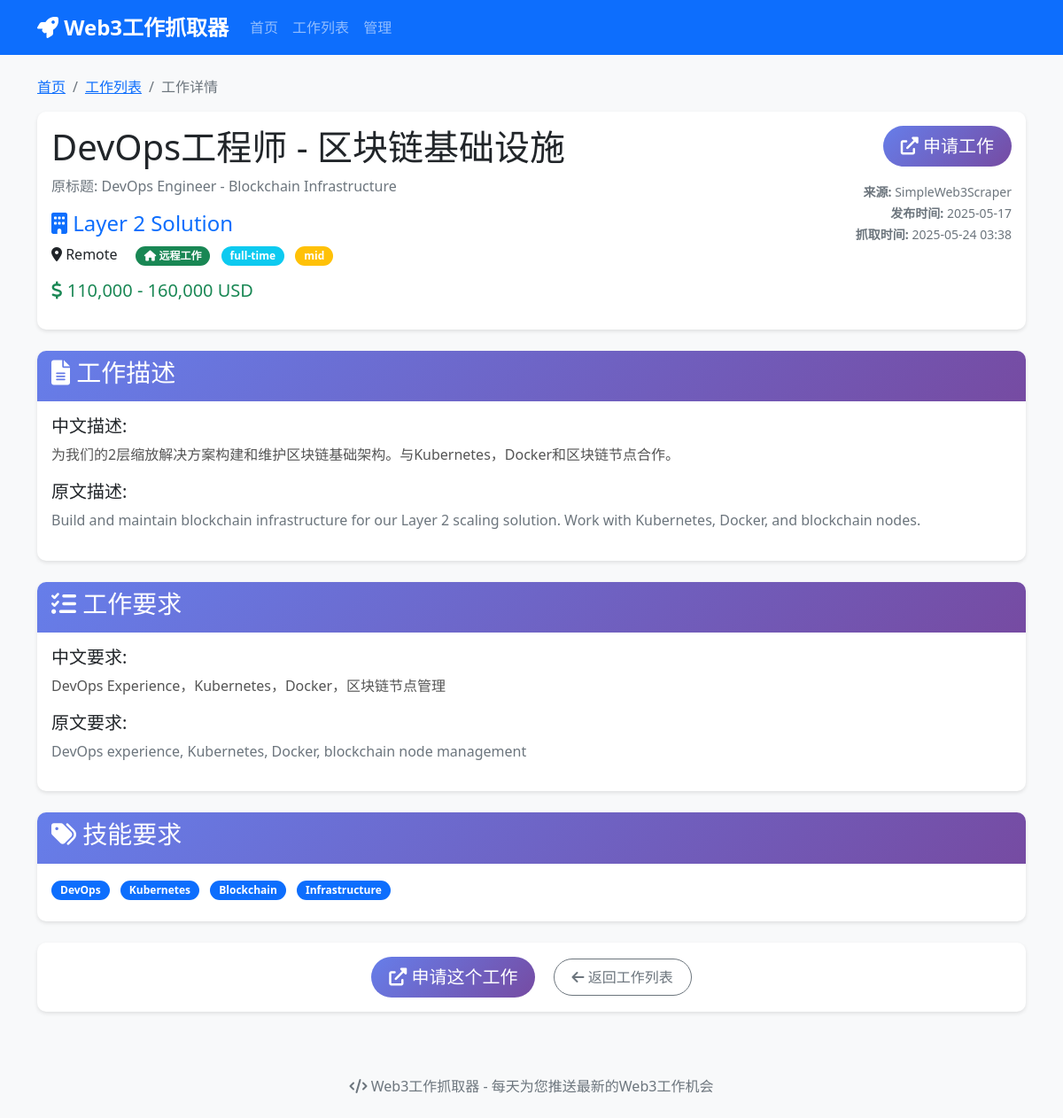
The page /job/21 on the database as committed earlier.
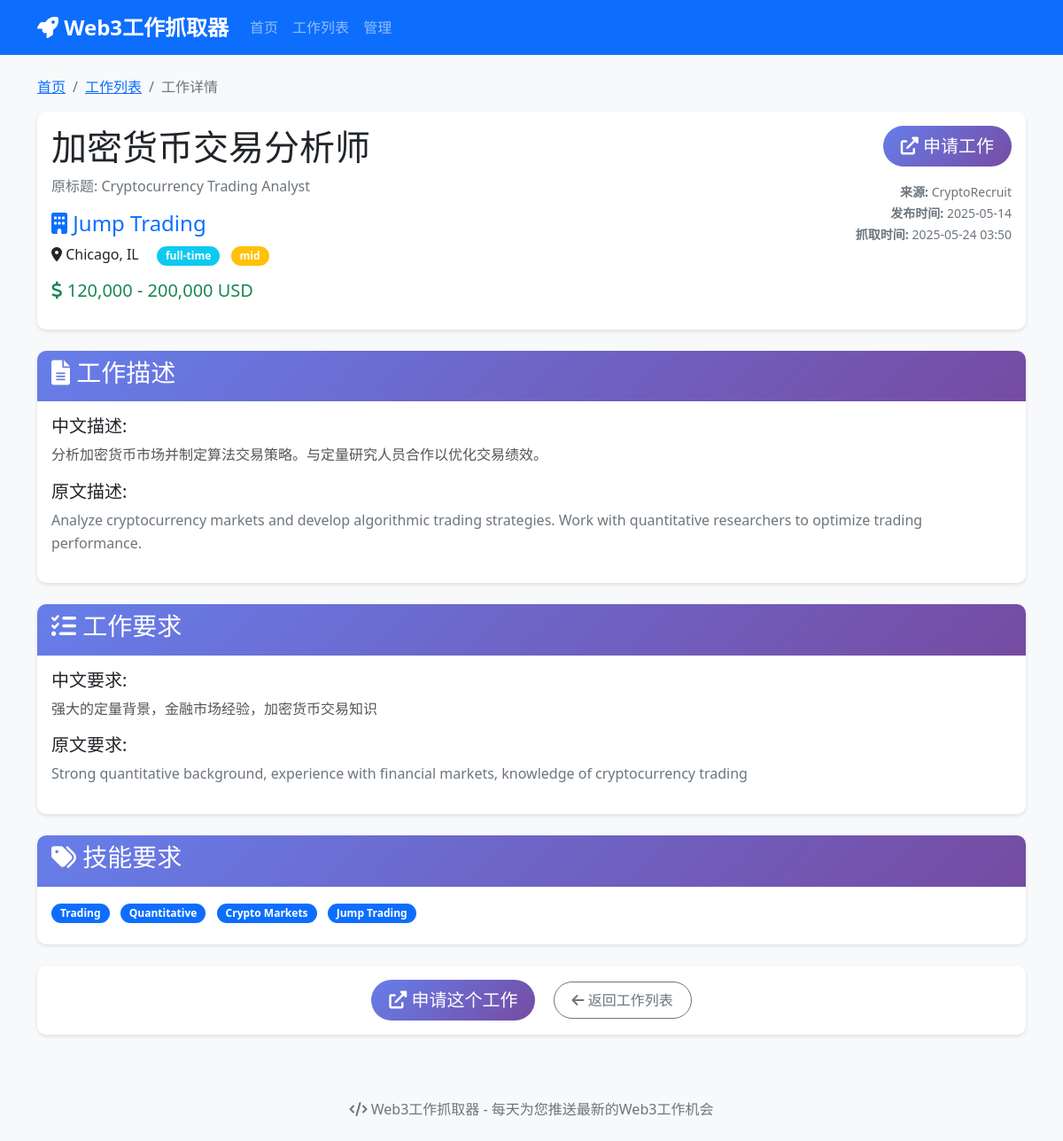
The same page on the database as committed later.
### app/models/job.py (models this page shows, shortened)
class Job(Base):
    __tablename__ = "jobs"
    id = Column(Integer, primary_key=True, index=True)
    title = Column(String(255), nullable=False)
    title_zh = Column(String(255))  # 中文标题
    company = Column(String(255), nullable=False)
    location = Column(String(255))
    remote = Column(Boolean, default=False)
    salary_min = Column(Float)
    salary_max = Column(Float)
    currency = Column(String(10), default="USD")
    description = Column(Text)
    description_zh = Column(Text)  # 中文描述
    requirements = Column(Text)
    requirements_zh = Column(Text)  # 中文要求
    url = Column(String(500), unique=True, nullable=False)
    source_website = Column(String(100), nullable=False)
    job_type = Column(String(50))  # full-time, part-time, contract
    experience_level = Column(String(50))  # junior, mid, senior
    tags = Column(String(500))  # 技能标签，逗号分隔
    posted_date = Column(DateTime)
    scraped_date = Column(DateTime, default=func.now())
    is_active = Column(Boolean, default=True)
    is_translated = Column(Boolean, default=False)

### app/main.py (the view)
@app.get("/job/{job_id}", response_class=HTMLResponse)
async def job_detail(request: Request, job_id: int, db: Session = Depends(get_db)):
    job = db.query(Job).filter(Job.id == job_id).first()
    if not job:
        raise HTTPException(status_code=404, detail="工作不存在")
    return templates.TemplateResponse("job_detail.html", {
        "request": request,
        "job": job
    })

### app/templates/job_detail.html (shortened to what this page needs)
{% extends "base.html" %}
{% block content %}
<div class="row">
    <div class="col-12">
        <nav aria-label="breadcrumb">
            <ol class="breadcrumb">
                <li class="breadcrumb-item"><a href="/">首页</a></li>
                <li class="breadcrumb-item"><a href="/jobs">工作列表</a></li>
                <li class="breadcrumb-item active">工作详情</li>
            </ol>
        </nav>
        <div class="card mb-4">
            <div class="card-body">
                <div class="row">
                    <div class="col-md-8">
                        <h1 class="card-title">{{ job.title_zh if job.title_zh else job.title }}</h1>
                        {% if job.title_zh and job.title != job.title_zh %}
                        <p class="text-muted">原标题: {{ job.title }}</p>
                        {% endif %}
                        <h4 class="text-primary">
                            <i class="fas fa-building"></i> {{ job.company }}
                        </h4>
                        <div class="mb-3">
                            <span class="me-3">
                                <i class="fas fa-map-marker-alt"></i> {{ job.location }}
                            </span>
                            {% if job.remote %}
                            <span class="badge bg-success me-2">
                                <i class="fas fa-home"></i> 远程工作
                            </span>
                            {% endif %}
                            {% if job.job_type %}
                            <span class="badge bg-info me-2">{{ job.job_type }}</span>
                            {% endif %}
                            {% if job.experience_level %}
                            <span class="badge bg-warning me-2">{{ job.experience_level }}</span>
                            {% endif %}
                        </div>
                        {% if job.salary_min or job.salary_max %}
                        <div class="mb-3">
                            <h5 class="text-success">
                                <i class="fas fa-dollar-sign"></i>
                                {% if job.salary_min and job.salary_max %}
                                {{ "{:,.0f}".format(job.salary_min) }} - {{ "{:,.0f}".format(job.salary_max) }} {{ job.currency }}
                                {% elif job.salary_min %}
                                {{ "{:,.0f}".format(job.salary_min) }}+ {{ job.currency }}
                                {% elif job.salary_max %}
                                最高 {{ "{:,.0f}".format(job.salary_max) }} {{ job.currency }}
                                {% endif %}
                            </h5>
                        </div>
                        {% endif %}
                    </div>
                    <div class="col-md-4 text-end">
                        <div class="mb-3">
                            <a href="{{ job.url }}" target="_blank" class="btn btn-primary btn-lg">
                                <i class="fas fa-external-link-alt"></i> 申请工作
                            </a>
                        </div>
                        <div class="text-muted">
                            <small>
                                <strong>来源:</strong> {{ job.source_website }}<br>
                                <strong>发布时间:</strong> {{ job.posted_date.strftime('%Y-%m-%d') if job.posted_date else '未知' }}<br>
                                <strong>抓取时间:</strong> {{ job.scraped_date.strftime('%Y-%m-%d %H:%M') }}
                            </small>
                        </div>
                    </div>
                </div>
            </div>
        </div>
        {% if job.description_zh or job.description %}
        <div class="card mb-4">
            <div class="card-header">
                <h3><i class="fas fa-file-alt"></i> 工作描述</h3>
            </div>
            <div class="card-body">
                {% if job.description_zh %}
                <div class="mb-3">
                    <h5>中文描述:</h5>
                    <div class="job-description">{{ job.description_zh | replace('\n', '<br>') | safe }}</div>
                </div>
                {% endif %}
                {% if job.description and (not job.description_zh or job.description != job.description_zh) %}
                <div class="mb-3">
                    <h5>原文描述:</h5>
                    <div class="job-description text-muted">{{ job.description | replace('\n', '<br>') | safe }}</div>
                </div>
                {% endif %}
            </div>
        </div>
        {% endif %}
        {% if job.requirements_zh or job.requirements %}
        <div class="card mb-4">
            <div class="card-header">
                <h3><i class="fas fa-list-check"></i> 工作要求</h3>
            </div>
            <div class="card-body">
                {% if job.requirements_zh %}
                <div class="mb-3">
                    <h5>中文要求:</h5>
                    <div class="job-requirements">{{ job.requirements_zh | replace('\n', '<br>') | safe }}</div>
                </div>
                {% endif %}
                {% if job.requirements and (not job.requirements_zh or job.requirements != job.requirements_zh) %}
                <div class="mb-3">
                    <h5>原文要求:</h5>
                    <div class="job-requirements text-muted">{{ job.requirements | replace('\n', '<br>') | safe }}</div>
                </div>
                {% endif %}
            </div>
        </div>
        {% endif %}
        {% if job.tags %}
        <div class="card mb-4">
            <div class="card-header">
                <h3><i class="fas fa-tags"></i> 技能要求</h3>
            </div>
            <div class="card-body">
                {% for tag in job.tags.split(',') %}
                <span class="badge bg-primary me-2 mb-2">{{ tag.strip() }}</span>
                {% endfor %}
            </div>
        </div>
        {% endif %}
        <div class="card">
            <div class="card-body text-center">
                <a href="{{ job.url }}" target="_blank" class="btn btn-primary btn-lg me-3">
                    <i class="fas fa-external-link-alt"></i> 申请这个工作
                </a>
                <a href="/jobs" class="btn btn-outline-secondary">
                    <i class="fas fa-arrow-left"></i> 返回工作列表
                </a>
            </div>
        </div>
    </div>
</div>
{% endblock %}

### app/templates/base.html (shortened to what this page needs)
<!DOCTYPE html>
<html lang="zh-CN">
<head>
    <link href="https://cdn.jsdelivr.net/npm/bootstrap@5.1.3/dist/css/bootstrap.min.css" rel="stylesheet">
    <link href="https://cdnjs.cloudflare.com/ajax/libs/font-awesome/6.0.0/css/all.min.css" rel="stylesheet">
    <link href="/static/css/style.css" rel="stylesheet">
</head>
<body>
    <nav class="navbar navbar-expand-lg navbar-dark bg-primary">
        <div class="container">
            <a class="navbar-brand" href="/">
                <i class="fas fa-rocket"></i> Web3工作抓取器
            </a>
            <div class="collapse navbar-collapse" id="navbarNav">
                <ul class="navbar-nav me-auto">
                    <li class="nav-item">
                        <a class="nav-link" href="/">首页</a>
                    </li>
                    <li class="nav-item">
                        <a class="nav-link" href="/jobs">工作列表</a>
                    </li>
                    <li class="nav-item">
                        <a class="nav-link" href="/admin">管理</a>
                    </li>
                </ul>
            </div>
        </div>
    </nav>
    <main class="container mt-4">
        {% block content %}{% endblock %}
    </main>
    <footer class="bg-light mt-5 py-4">
        <div class="container text-center">
            <p class="text-muted mb-0">
                <i class="fas fa-code"></i> Web3工作抓取器 - 每天为您推送最新的Web3工作机会
            </p>
        </div>
    </footer>
</body>
</html>

### app/static/css/style.css (style rules this page uses)
:root { --primary-color: #667eea; --secondary-color: #764ba2; --success-color: #4CAF50; --info-color: #2196F3; --warning-color: #FF9800; --danger-color: #f44336; }
body { font-family: 'Segoe UI', Tahoma, Geneva, Verdana, sans-serif; background-color: #f8f9fa; }
.navbar-brand { font-weight: bold; font-size: 1.5rem; }
.card { border: none; border-radius: 10px; box-shadow: 0 2px 4px rgba(0, 0, 0, 0.1); transition: transform 0.2s ease-in-out, box-shadow 0.2s ease-in-out; }
.card-header { background: linear-gradient(135deg, var(--primary-color), var(--secondary-color)); color: white; border-radius: 10px 10px 0 0 !important; border: none; }
.btn { border-radius: 25px; padding: 8px 20px; font-weight: 500; transition: all 0.3s ease; }
.btn-primary { background: linear-gradient(135deg, var(--primary-color), var(--secondary-color)); border: none; }
.badge { border-radius: 15px; padding: 5px 10px; font-size: 0.75rem; }
.job-description, .job-requirements { line-height: 1.8; color: #555; }
.card { animation: fadeIn 0.5s ease-out; }

### app/templates/job_detail.html (style rules this page uses)
.job-description, .job-requirements { line-height: 1.6; white-space: pre-wrap; }

Rows that differ between the two databases and show on the page:
changed Job "USD": title_zh "DevOps工程师 - 区块链基础设施" → "加密货币交易分析师"; title "DevOps Engineer - Blockchain Infrastructure" → "Cryptocurrency Trading Analyst"; company "Layer 2 Solution" → "Jump Trading"; location "Remote" → "Chicago, IL"; salary_min "110,000" → "120,000"; salary_max "160,000" → "200,000"; source_website "SimpleWeb3Scraper" → "CryptoRecruit"; posted_date "2025-05-17" → "2025-05-14"; scraped_date "2025-05-24 03:38" → "2025-05-24 03:50"; description_zh "为我们的2层缩放解决方案构建和维护区块链基础架构。与Kubernetes，Docker和区块链节点合作。" → "分析加密货币市场并制定算法交易策略。与定量研究人员合作以优化交易绩效。"; description "Build and maintain blockchain infrastructure for our Layer 2 scaling solution. Work with Kubernetes, Docker, and blockchain nodes." → "Analyze cryptocurrency markets and develop algorithmic trading strategies. Work with quantitative researchers to optimize trading performance."; requirements_zh "DevOps Experience，Kubernetes，Docker，区块链节点管理" → "强大的定量背景，金融市场经验，加密货币交易知识"; requirements "DevOps experience, Kubernetes, Docker, blockchain node management" → "Strong quantitative background, experience with financial markets, knowledge of cryptocurrency trading"; remote True → False (drawn)
Other text that changed with them:
new list line: "Trading"
new list line: "Quantitative"
new list line: "Crypto Markets"
new list line: "Jump Trading"
text no longer shown: "远程工作"
list line gone: "DevOps"
list line gone: "Kubernetes"
list line gone: "Blockchain"
list line gone: "Infrastructure"
